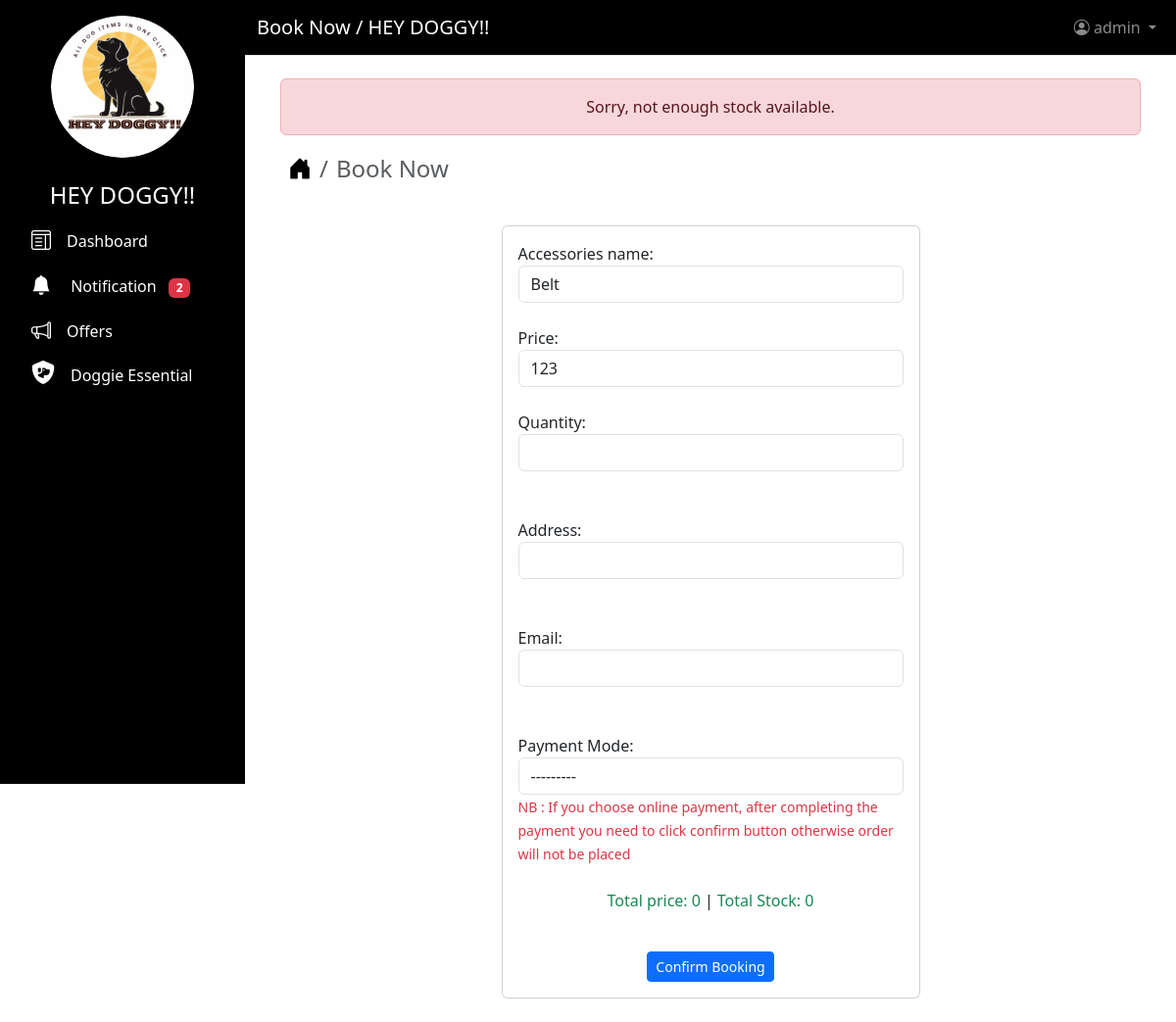
The page /Booking/accessories/1 (signed in) on the database its author committed.
### users/models.py (models this page shows)
class CustomUser(AbstractUser):
    ROLE = (("SHOP OWNER", "SHOP OWNER"),)
    role = models.CharField(max_length=200, choices=ROLE, blank=True)

### shop/models.py (models this page shows)
class Accessories(models.Model):
    total_stock = models.PositiveIntegerField(null=False, blank=False, default=1)
    accessories_name = models.CharField(max_length=300)
    image = models.ImageField(upload_to="Accessories")
    price = models.PositiveIntegerField()
    username = models.ForeignKey(
        CustomUser, on_delete=models.CASCADE, blank=True, null=True
    )
    def __str__(self):
        return self.accessories_name

### shop/views.py (the view)
@login_required(login_url="signup")
def booking_accessories(request, pk):
    all_accessorie = get_object_or_404(Accessories, id=pk)
    if all_accessorie.total_stock < 1:
        messages.error(
            request, "Sorry, not enough stock available.", extra_tags="alert-danger"
        )
    if request.method == "POST":
        form = BookAccessoriesForm(request.POST)
        if form.is_valid():
            try:
                books = form.save(commit=False)
                books.username = request.user
                books.email = request.user.email
                books.accessories_name = all_accessorie
                if books.quantity > all_accessorie.total_stock:
                    messages.error(
                        request,
                        "Not enough stock available.",
                        extra_tags="alert-danger",
                    )
                else:
                    all_accessorie.total_stock -= books.quantity
                    all_accessorie.save()
                    books.save()
                    messages.success(
                        request,
                        "Your booking was successful! Delivery expected in 2 days.",
                        extra_tags="alert-success",
                    )
                    create_notification(
                        request.user,
                        f"Your {books.accessories_name} Booking Successfully",
                    )
                    admins = CustomUser.objects.filter(role="SHOP OWNER")
                    for admin in admins:
                        create_notification(
                            admin,
                            f" The user {request.user} booked {books.accessories_name} check it now",
                        )
                    return redirect("dashboard")
            except ValidationError as e:
                messages.error(request, f"{e}", extra_tags="alert-danger")
    else:
        initial_data = {
            "accessories_name": all_accessorie,
            "price": all_accessorie.price,
        }
        form = BookAccessoriesForm(initial=initial_data)
    context = {
        "page_title": "Book Now",
        "form": form,
        "all_accessorie": all_accessorie,
        "stock": True,
        "accessories": True,
        "counts": Notification.objects.filter(
            is_read=False, username=request.user
        ).count(),
    }
    return render(request, "booking_dog_care.html", context)

### shop/forms.py
class BookAccessoriesForm(forms.ModelForm):
    accessories_name = forms.CharField(
        widget=forms.TextInput(attrs={"readonly": "readonly", "class": "form-control"})
    )
    class Meta:
        model = BookingAccessories
        fields = ["price", "quantity", "email", "address", "payement_mode"]
        widgets = {
            "price": forms.TextInput(
                attrs={"readonly": "readonly", "class": "form-control"}
            ),
        }
    def __init__(self, *args, **kwargs):
        super().__init__(*args, **kwargs)
        for field in self.fields:
            self.fields[field].widget.attrs.update({"class": "form-control"})
            self.fields["quantity"].required = True
            self.fields["email"].required = True
            self.fields["address"].required = True
            self.fields["payement_mode"].required = True

### shop/templates/booking_dog_care.html (shortened to what this page needs)
{% extends "base.html" %}
{% block content %}
    <div class="container ms-2">
        <nav class="breadcrumb">
            <ol class="breadcrumb fs-4">
                <li class="breadcrumb-item">
                    <a href="{% url 'home' %}" class="text-decoration-none text-black"><i class="bi bi-house-door-fill"></i></a>
                </li>
                <li class="breadcrumb-item active" aria-current="page">{{ page_title }}</li>
            </ol>
        </nav>
    </div>
    <div class="container mt-4">
        <div class="row">
            <div class="col-md-6 mx-auto">
                <div class="card">
                    <div class="card-body">
                        <form method="post">
                            {% if accessories %}
                                <div>
                                    <label>Accessories name:</label>
                                    {{ form.accessories_name }}
                                    <br>
                                    <label>Price:</label>
                                    {{ form.price }}
                                    <br>
                                    <label>Quantity:</label>
                                    {{ form.quantity }}
                                    <br>
                                    <br>
                                    <label>Address:</label>
                                    {{ form.address }}
                                    <br>
                                    <br>
                                    <label>Email:</label>
                                    {{ form.email }}
                                    <br>
                                    <br>
                                    <label>Payment Mode:</label>
                                    <select name="payement_mode" class="form-control" id="id_payement_mode">
                                        <option value="" selected>---------</option>
                                    </select>
                                    <small class="form-text text-danger">{{ form.payement_mode.help_text }}</small>
                                    <br>
                                    <div class="d-flex justify-content-center mt-4">
                                        <div class="d-inline-flex gap-1">
                                    <p class="text-center text-success">
                                        Total price: <span id="total_price">0</span>
                                    </p>
                                |
                                    <p class="text-center text-success">
                                        Total Stock: <span id="total_stock">{{ all_accessorie.total_stock }}</span>
                                    </p>
                                </div>
                            </div>
                                </div>
                            {% endif %}
                            <div class="d-flex justify-content-center mt-4">
                                <button type="submit" class="btn btn-primary btn-sm ">Confirm Booking</button>
                            </form>
                        </div>
                    </div>
                </div>
            </div>
        </div>
    </div>
{% endblock content %}

### users/templates/base.html (shortened to what this page needs)
<!DOCTYPE html>
<html lang="en">
  <head>
    {% load static %}
    <link href="https://cdnjs.cloudflare.com/ajax/libs/font-awesome/6.5.0/css/all.min.css"
          rel="stylesheet">
    <link rel="stylesheet"
          href="https://cdn.jsdelivr.net/npm/bootstrap-icons@1.11.3/font/bootstrap-icons.min.css">
    <link rel="stylesheet"
          href="https://cdnjs.cloudflare.com/ajax/libs/bootstrap/5.3.2/css/bootstrap.min.css" />
  </head>
  <body>
    <nav class="sidebar text-white p-3">
      <div class="d-grid col-8 mx-auto">
        <img src="{% static 'image/09.png' %}"
             alt="Logo"
             class="img-fluid rounded-circle"
             height="100"
             width="160">
      </div>
      <ul class="nav flex-column">
        <li class="nav-item">
          <h4 class="text-center mt-4">HEY DOGGY!!</h4>
        </li>
        <li class="nav-item">
          <a class="nav-link active text-decoration-none text-white"
             href="{% url 'dashboard' %}">
            <i class="bi bi-layout-text-window fs-5"></i><span class="ms-3">Dashboard</span>
          </a>
        </li>
        <li class="nav-item">
          <a class="nav-link active text-decoration-none text-white"
             href="{% url 'notification' %}">
            <i class="bi bi-bell-fill fs-5"></i>
            <span class="ms-3">Notification</span>
            <span class="badge bg-danger ms-2">{{ counts }}</span>
          </a>
        </li>
        <li class="nav-item">
          <a class="nav-link active text-decoration-none text-white"
             href="{% url 'view_offers' %}">
            <i class="bi bi-megaphone fs-5"></i><span class="ms-3">Offers</span>
          </a>
        </li>
        <li class="nav-item">
          <a class="nav-link active text-decoration-none text-white"
             href="{% url 'view_shop' %}">
            <i class="fa-solid fa-shield-dog fs-4"></i><span class="ms-3">Doggie Essential</span>
          </a>
        </li>
      </ul>
    </nav>
    <div class="main-content">
      <nav class="navbar navbar-expand-lg navbar-dark border-bottom"
           style="background-color: #000000">
        <div class="container-fluid">
          <a class="navbar-brand text-white" href="#">{{ page_title }} / HEY DOGGY!!</a>
          <ul class="navbar-nav ms-auto">
            <li class="nav-item dropdown">
              <a class="nav-link dropdown-toggle"
                 href="#"
                 id="navbarDropdown"
                 role="button"
                 data-bs-toggle="dropdown">
                <i class="bi bi-person-circle"></i> {{ user }}
              </a>
            </li>
          </ul>
        </div>
      </nav>
      <div class="content-area p-4">
        <div class="container ">
          {% if messages %}
            {% for message in messages %}
              <div {% if message.extra_tags %}class="text-center w-100 alert {{ message.tags }}"{% endif %}
                   role="alert">{{ message }}</div>
            {% endfor %}
          {% endif %}
        </div>
        {% block content %}
        {% endblock content %}
      </div>
  </body>
</html>

### users/templates/base.html (style rules this page uses)
body { margin: 0; padding: 0; overflow-x: hidden; }
nav.sidebar { position: fixed; top: 0; left: 0; height: 100vh; width: 250px; background-color: #000000; color: white; z-index: 1000; overflow-y: auto; }
nav.sidebar .nav-link { transition: background-color 0.3s ease, color 0.3s ease; }
.main-content { margin-left: 250px; width: calc(100% - 250px); }
nav.navbar { position: fixed; top: 0; left: 250px; width: calc(100% - 250px); z-index: 1001; }
.content-area { margin-top: 56px; }

### rows shown on the page
CustomUser: username "admin"
Accessories: accessories_name "Belt", price "123", total_stock "0"

### other values the page prints
{{ counts }} "2"
{{ page_title }} "Book Now"
{{ message }} "Sorry, not enough stock available."
